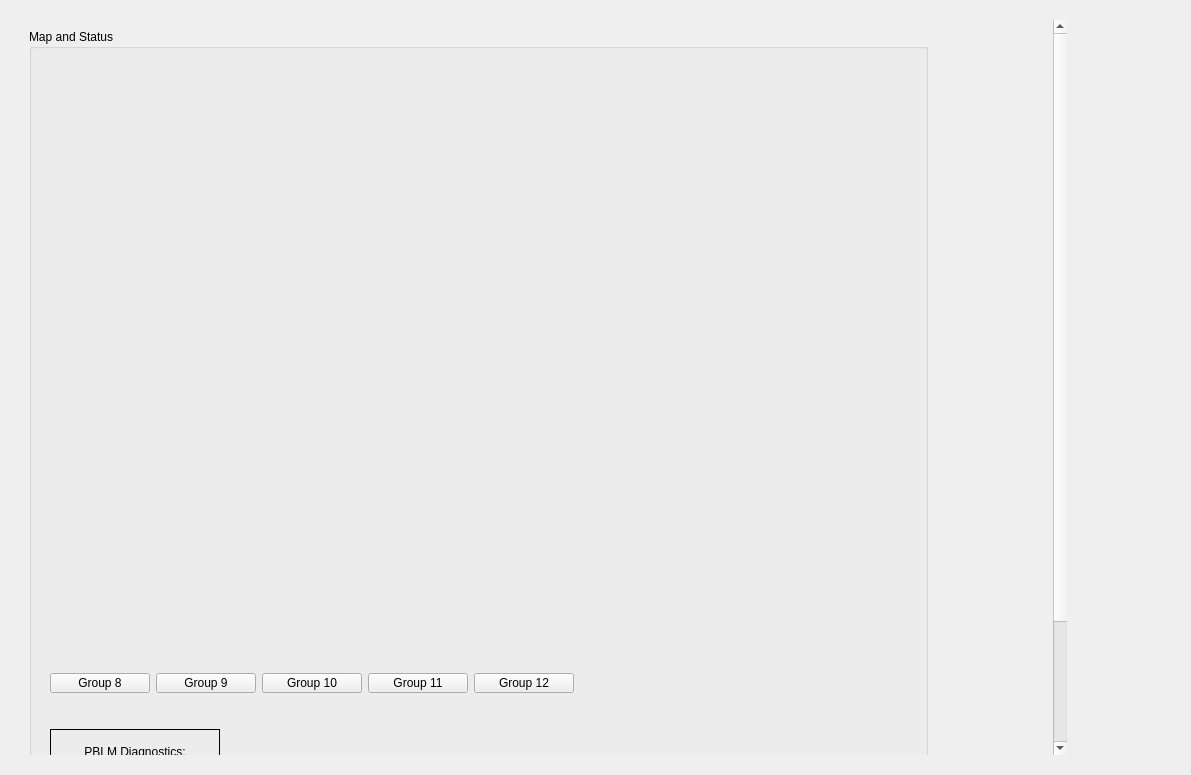
<?xml version="1.0" encoding="UTF-8"?>
<ui version="4.0">
 <class>Form</class>
 <widget class="QWidget" name="Form">
  <property name="geometry">
   <rect>
    <x>0</x>
    <y>0</y>
    <width>1191</width>
    <height>775</height>
   </rect>
  </property>
  <property name="windowTitle">
   <string>BYP Main</string>
  </property>
  <layout class="QGridLayout" name="gridLayout_6">
   <item row="0" column="0">
    <widget class="QFrame" name="frame_4">
     <property name="frameShape">
      <enum>QFrame::NoFrame</enum>
     </property>
     <property name="frameShadow">
      <enum>QFrame::Raised</enum>
     </property>
     <layout class="QGridLayout" name="gridLayout_5">
      <item row="0" column="0">
       <widget class="QScrollArea" name="scrollArea">
        <property name="frameShape">
         <enum>QFrame::NoFrame</enum>
        </property>
        <property name="frameShadow">
         <enum>QFrame::Raised</enum>
        </property>
        <property name="widgetResizable">
         <bool>true</bool>
        </property>
        <widget class="QWidget" name="scrollAreaWidgetContents">
         <property name="geometry">
          <rect>
           <x>0</x>
           <y>0</y>
           <width>1037</width>
           <height>885</height>
          </rect>
         </property>
         <layout class="QGridLayout" name="gridLayout_2">
          <item row="0" column="0">
           <widget class="QGroupBox" name="groupBox">
            <property name="title">
             <string>Map and Status</string>
            </property>
            <layout class="QGridLayout" name="gridLayout">
             <item row="1" column="0">
              <widget class="QFrame" name="frame_2">
               <property name="maximumSize">
                <size>
                 <width>16777215</width>
                 <height>50</height>
                </size>
               </property>
               <property name="frameShape">
                <enum>QFrame::NoFrame</enum>
               </property>
               <property name="frameShadow">
                <enum>QFrame::Raised</enum>
               </property>
               <layout class="QHBoxLayout" name="horizontalLayout">
                <item>
                 <widget class="PyDMRelatedDisplayButton" name="PyDMRelatedDisplayButton">
                  <property name="minimumSize">
                   <size>
                    <width>100</width>
                    <height>20</height>
                   </size>
                  </property>
                  <property name="toolTip">
                   <string/>
                  </property>
                  <property name="text">
                   <string>Group 8</string>
                  </property>
                  <property name="filenames" stdset="0">
                   <stringlist>
                    <string>$PHYSICS_TOP/mps_configuration/current/display/groups/LinkNodeGroup8.ui</string>
                   </stringlist>
                  </property>
                  <property name="showIcon" stdset="0">
                   <bool>false</bool>
                  </property>
                  <property name="openInNewWindow" stdset="0">
                   <bool>true</bool>
                  </property>
                 </widget>
                </item>
                <item>
                 <widget class="PyDMRelatedDisplayButton" name="PyDMRelatedDisplayButton_2">
                  <property name="minimumSize">
                   <size>
                    <width>100</width>
                    <height>20</height>
                   </size>
                  </property>
                  <property name="toolTip">
                   <string/>
                  </property>
                  <property name="text">
                   <string>Group 9</string>
                  </property>
                  <property name="filenames" stdset="0">
                   <stringlist>
                    <string>$PHYSICS_TOP/mps_configuration/current/display/groups/LinkNodeGroup9.ui</string>
                   </stringlist>
                  </property>
                  <property name="showIcon" stdset="0">
                   <bool>false</bool>
                  </property>
                  <property name="openInNewWindow" stdset="0">
                   <bool>true</bool>
                  </property>
                 </widget>
                </item>
                <item>
                 <widget class="PyDMRelatedDisplayButton" name="PyDMRelatedDisplayButton_3">
                  <property name="minimumSize">
                   <size>
                    <width>100</width>
                    <height>20</height>
                   </size>
                  </property>
                  <property name="toolTip">
                   <string/>
                  </property>
                  <property name="text">
                   <string>Group 10</string>
                  </property>
                  <property name="filenames" stdset="0">
                   <stringlist>
                    <string>$PHYSICS_TOP/mps_configuration/current/display/groups/LinkNodeGroup10.ui</string>
                   </stringlist>
                  </property>
                  <property name="showIcon" stdset="0">
                   <bool>false</bool>
                  </property>
                  <property name="openInNewWindow" stdset="0">
                   <bool>true</bool>
                  </property>
                 </widget>
                </item>
                <item>
                 <widget class="PyDMRelatedDisplayButton" name="PyDMRelatedDisplayButton_4">
                  <property name="minimumSize">
                   <size>
                    <width>100</width>
                    <height>20</height>
                   </size>
                  </property>
                  <property name="toolTip">
                   <string/>
                  </property>
                  <property name="text">
                   <string>Group 11</string>
                  </property>
                  <property name="filenames" stdset="0">
                   <stringlist>
                    <string>$PHYSICS_TOP/mps_configuration/current/display/groups/LinkNodeGroup11.ui</string>
                   </stringlist>
                  </property>
                  <property name="showIcon" stdset="0">
                   <bool>false</bool>
                  </property>
                  <property name="openInNewWindow" stdset="0">
                   <bool>true</bool>
                  </property>
                 </widget>
                </item>
                <item>
                 <widget class="PyDMRelatedDisplayButton" name="PyDMRelatedDisplayButton_5">
                  <property name="minimumSize">
                   <size>
                    <width>100</width>
                    <height>20</height>
                   </size>
                  </property>
                  <property name="toolTip">
                   <string/>
                  </property>
                  <property name="text">
                   <string>Group 12</string>
                  </property>
                  <property name="filenames" stdset="0">
                   <stringlist>
                    <string>$PHYSICS_TOP/mps_configuration/current/display/groups/LinkNodeGroup12.ui</string>
                   </stringlist>
                  </property>
                  <property name="showIcon" stdset="0">
                   <bool>false</bool>
                  </property>
                  <property name="openInNewWindow" stdset="0">
                   <bool>true</bool>
                  </property>
                 </widget>
                </item>
                <item>
                 <spacer name="horizontalSpacer">
                  <property name="orientation">
                   <enum>Qt::Horizontal</enum>
                  </property>
                  <property name="sizeHint" stdset="0">
                   <size>
                    <width>40</width>
                    <height>20</height>
                   </size>
                  </property>
                 </spacer>
                </item>
               </layout>
              </widget>
             </item>
             <item row="0" column="0">
              <widget class="PyDMEmbeddedDisplay" name="PyDMEmbeddedDisplay">
               <property name="minimumSize">
                <size>
                 <width>875</width>
                 <height>600</height>
                </size>
               </property>
               <property name="toolTip">
                <string/>
               </property>
               <property name="filename" stdset="0">
                <string>$PHYSICS_TOP/mps_configuration/current/display/areas/mps_byp_link_nodes</string>
               </property>
              </widget>
             </item>
             <item row="2" column="0">
              <widget class="QFrame" name="frame">
               <property name="minimumSize">
                <size>
                 <width>130</width>
                 <height>175</height>
                </size>
               </property>
               <property name="maximumSize">
                <size>
                 <width>16777215</width>
                 <height>150</height>
                </size>
               </property>
               <property name="frameShape">
                <enum>QFrame::NoFrame</enum>
               </property>
               <property name="frameShadow">
                <enum>QFrame::Plain</enum>
               </property>
               <layout class="QGridLayout" name="gridLayout_3">
                <item row="0" column="0">
                 <widget class="QFrame" name="frame_5">
                  <property name="minimumSize">
                   <size>
                    <width>170</width>
                    <height>150</height>
                   </size>
                  </property>
                  <property name="frameShape">
                   <enum>QFrame::Box</enum>
                  </property>
                  <property name="frameShadow">
                   <enum>QFrame::Plain</enum>
                  </property>
                  <layout class="QGridLayout" name="gridLayout_7">
                   <item row="0" column="0">
                    <widget class="QLabel" name="label_2">
                     <property name="text">
                      <string>PBLM Diagnostics:</string>
                     </property>
                     <property name="alignment">
                      <set>Qt::AlignCenter</set>
                     </property>
                    </widget>
                   </item>
                   <item row="1" column="0">
                    <widget class="PyDMEDMDisplayButton" name="PyDMEDMDisplayButton_2">
                     <property name="minimumSize">
                      <size>
                       <width>150</width>
                       <height>20</height>
                      </size>
                     </property>
                     <property name="toolTip">
                      <string/>
                     </property>
                     <property name="text">
                      <string>PBLM:BPN22:424</string>
                     </property>
                     <property name="filenames" stdset="0">
                      <stringlist>
                       <string>$EDM/bcs/bcs_pblm_status.edl</string>
                      </stringlist>
                     </property>
                     <property name="titles" stdset="0">
                      <stringlist>
                       <string></string>
                      </stringlist>
                     </property>
                     <property name="showIcon" stdset="0">
                      <bool>false</bool>
                     </property>
                     <property name="macros" stdset="0">
                      <stringlist>
                       <string>BLM=PBLM:BPN22:424</string>
                      </stringlist>
                     </property>
                     <property name="openInNewWindow" stdset="0">
                      <bool>true</bool>
                     </property>
                    </widget>
                   </item>
                   <item row="2" column="0">
                    <widget class="PyDMEDMDisplayButton" name="PyDMEDMDisplayButton_3">
                     <property name="toolTip">
                      <string/>
                     </property>
                     <property name="text">
                      <string>PBLM:BPN25:424</string>
                     </property>
                     <property name="filenames" stdset="0">
                      <stringlist>
                       <string>$EDM/bcs/bcs_pblm_status.edl</string>
                      </stringlist>
                     </property>
                     <property name="titles" stdset="0">
                      <stringlist>
                       <string></string>
                      </stringlist>
                     </property>
                     <property name="showIcon" stdset="0">
                      <bool>false</bool>
                     </property>
                     <property name="macros" stdset="0">
                      <stringlist>
                       <string>BLM=PBLM:BPN25:424</string>
                      </stringlist>
                     </property>
                     <property name="openInNewWindow" stdset="0">
                      <bool>true</bool>
                     </property>
                    </widget>
                   </item>
                   <item row="3" column="0">
                    <widget class="PyDMEDMDisplayButton" name="PyDMEDMDisplayButton_4">
                     <property name="toolTip">
                      <string/>
                     </property>
                     <property name="text">
                      <string>PBLM:BPN26:424</string>
                     </property>
                     <property name="filenames" stdset="0">
                      <stringlist>
                       <string>$EDM/bcs/bcs_pblm_status.edl</string>
                      </stringlist>
                     </property>
                     <property name="titles" stdset="0">
                      <stringlist>
                       <string></string>
                      </stringlist>
                     </property>
                     <property name="showIcon" stdset="0">
                      <bool>false</bool>
                     </property>
                     <property name="macros" stdset="0">
                      <stringlist>
                       <string>BLM=PBLM:BPN26:424</string>
                      </stringlist>
                     </property>
                     <property name="openInNewWindow" stdset="0">
                      <bool>true</bool>
                     </property>
                    </widget>
                   </item>
                   <item row="4" column="0">
                    <widget class="PyDMEDMDisplayButton" name="PyDMEDMDisplayButton">
                     <property name="toolTip">
                      <string/>
                     </property>
                     <property name="text">
                      <string>PBLM:BPN21:424</string>
                     </property>
                     <property name="filenames" stdset="0">
                      <stringlist>
                       <string>$EDM/bcs/bcs_pblm_status.edl</string>
                      </stringlist>
                     </property>
                     <property name="titles" stdset="0">
                      <stringlist/>
                     </property>
                     <property name="showIcon" stdset="0">
                      <bool>false</bool>
                     </property>
                     <property name="macros" stdset="0">
                      <stringlist>
                       <string>BLM=PBLM:BPN21:424</string>
                      </stringlist>
                     </property>
                     <property name="openInNewWindow" stdset="0">
                      <bool>true</bool>
                     </property>
                    </widget>
                   </item>
                  </layout>
                 </widget>
                </item>
                <item row="0" column="1">
                 <spacer name="horizontalSpacer_2">
                  <property name="orientation">
                   <enum>Qt::Horizontal</enum>
                  </property>
                  <property name="sizeHint" stdset="0">
                   <size>
                    <width>40</width>
                    <height>20</height>
                   </size>
                  </property>
                 </spacer>
                </item>
               </layout>
              </widget>
             </item>
            </layout>
           </widget>
          </item>
          <item row="0" column="1">
           <spacer name="horizontalSpacer_3">
            <property name="orientation">
             <enum>Qt::Horizontal</enum>
            </property>
            <property name="sizeHint" stdset="0">
             <size>
              <width>40</width>
              <height>20</height>
             </size>
            </property>
           </spacer>
          </item>
         </layout>
        </widget>
       </widget>
      </item>
      <item row="0" column="1">
       <widget class="QFrame" name="frame_3">
        <property name="frameShape">
         <enum>QFrame::NoFrame</enum>
        </property>
        <property name="frameShadow">
         <enum>QFrame::Raised</enum>
        </property>
        <layout class="QGridLayout" name="gridLayout_4">
         <item row="1" column="0">
          <widget class="PyDMDrawingImage" name="PyDMDrawingImage_2">
           <property name="minimumSize">
            <size>
             <width>80</width>
             <height>75</height>
            </size>
           </property>
           <property name="maximumSize">
            <size>
             <width>80</width>
             <height>75</height>
            </size>
           </property>
           <property name="toolTip">
            <string/>
           </property>
           <property name="styleSheet">
            <string notr="true"/>
           </property>
           <property name="brush" stdset="0">
            <brush brushstyle="SolidPattern">
             <color alpha="255">
              <red>193</red>
              <green>193</green>
              <blue>195</blue>
             </color>
            </brush>
           </property>
           <property name="filename" stdset="0">
            <string>lcls_mps_lockup_stacked_digital.png</string>
           </property>
          </widget>
         </item>
         <item row="0" column="0">
          <spacer name="verticalSpacer">
           <property name="orientation">
            <enum>Qt::Vertical</enum>
           </property>
           <property name="sizeHint" stdset="0">
            <size>
             <width>20</width>
             <height>40</height>
            </size>
           </property>
          </spacer>
         </item>
        </layout>
       </widget>
      </item>
     </layout>
    </widget>
   </item>
  </layout>
 </widget>
 <customwidgets>
  <customwidget>
   <class>PyDMRelatedDisplayButton</class>
   <extends>QPushButton</extends>
   <header>pydm.widgets.related_display_button</header>
  </customwidget>
  <customwidget>
   <class>PyDMEmbeddedDisplay</class>
   <extends>QFrame</extends>
   <header>pydm.widgets.embedded_display</header>
  </customwidget>
  <customwidget>
   <class>PyDMDrawingImage</class>
   <extends>QWidget</extends>
   <header>pydm.widgets.drawing</header>
  </customwidget>
  <customwidget>
   <class>PyDMEDMDisplayButton</class>
   <extends>PyDMRelatedDisplayButton</extends>
   <header>edmbutton.edm_button</header>
   <container>1</container>
  </customwidget>
 </customwidgets>
 <resources/>
 <connections/>
</ui>
